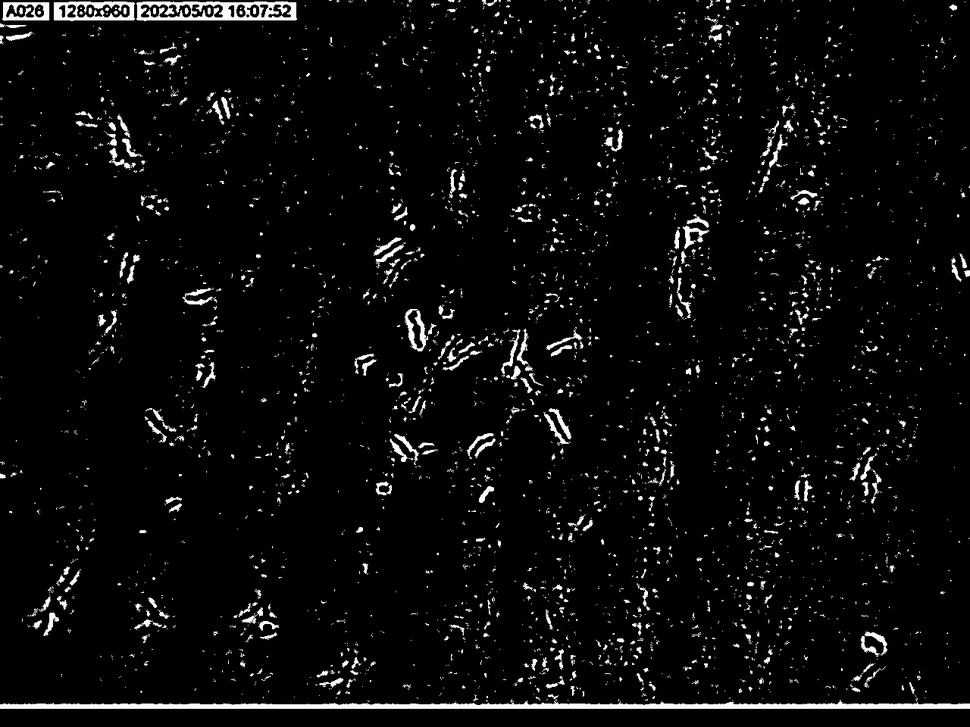
#> input picture rbl/group_task02/results/01 after_binary.jpg, 970 x 727 px, shrunk from 1280 x 960 before the run
$ python -i main.py   (imports and definitions only)
#> lines starting #> are read from the running program, lines starting #| are printed output that depends on the picture; after the words box and inside, x2 and y2 are one past the last pixel; in counts of white or black regions, pixels touching at a corner belong together
# Group 8 - Image Based Measurement

# Member:
# 10219084 Avima Haamesha
# 13319052 Enrico Zuriel
# 13319104 Mega Rizki Rachmannisa
# 13320003 Ananda Aikoo Mutiara K
# 13320086 Shalahudin Pasha H

import os
import cv2 as cv
import matplotlib.pyplot as plt
import numpy as np
import pandas as pd

dir_path = os.path.dirname(__file__)
im_dir = 'citra'        # INPUT THE IMAGE DIRECTORY !!!

def get_database_path():
    fnames = os.listdir( os.path.join(dir_path, im_dir) )
    path_db = []    # 2d matrix: n rows x 2 cols, contains before-after paths
    for i in range(0, len(fnames)-1, 2):
        path1 = os.path.join(dir_path, im_dir, fnames[i])
        path2 = os.path.join(dir_path, im_dir, fnames[i+1])
        path_db.append( [path1, path2] )
    return path_db

def build_histogram(im_single_channel, filename:str):
    hist = cv.calcHist([im_single_channel], [0], None, [256], [0, 256])
    fig, ax = plt.subplots()
    ax.plot(hist)
    ax.set_xlim([0, 256])
    fig.savefig( os.path.join(dir_path, f'{dir_path}/{filename}_histogram.jpg') )
    return fig

def process(file_path:str):
#> called with file_path = 'results/01 after_binary.jpg'
    filename = os.path.splitext(os.path.basename(file_path))[0]

    # process the image
    im_ori = cv.imread(file_path)
#> im_ori is the input picture: shape (727, 970, 3); min 0, max 255, mean 11.1
    im_gray = cv.cvtColor(im_ori, cv.COLOR_BGR2GRAY)
    im_blur = cv.GaussianBlur(im_gray, (7,7), 3)
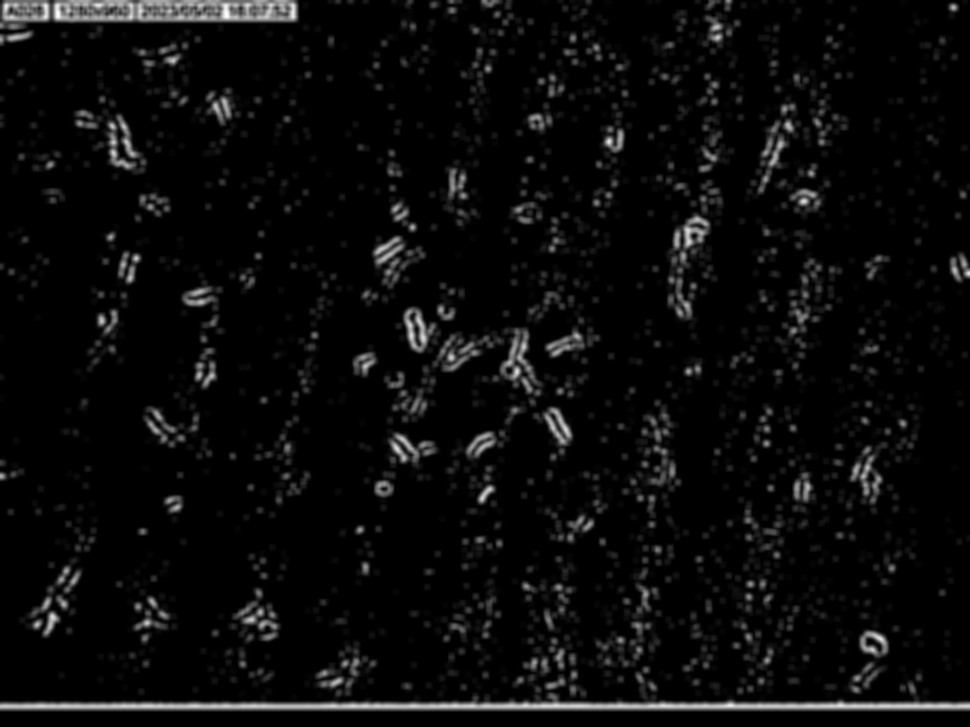
#> im_blur: shape (727, 970); min 0, max 254, mean 11.1
    im_binary = cv.adaptiveThreshold(im_blur, 255, cv.ADAPTIVE_THRESH_MEAN_C, cv.THRESH_BINARY_INV, 11, 2)
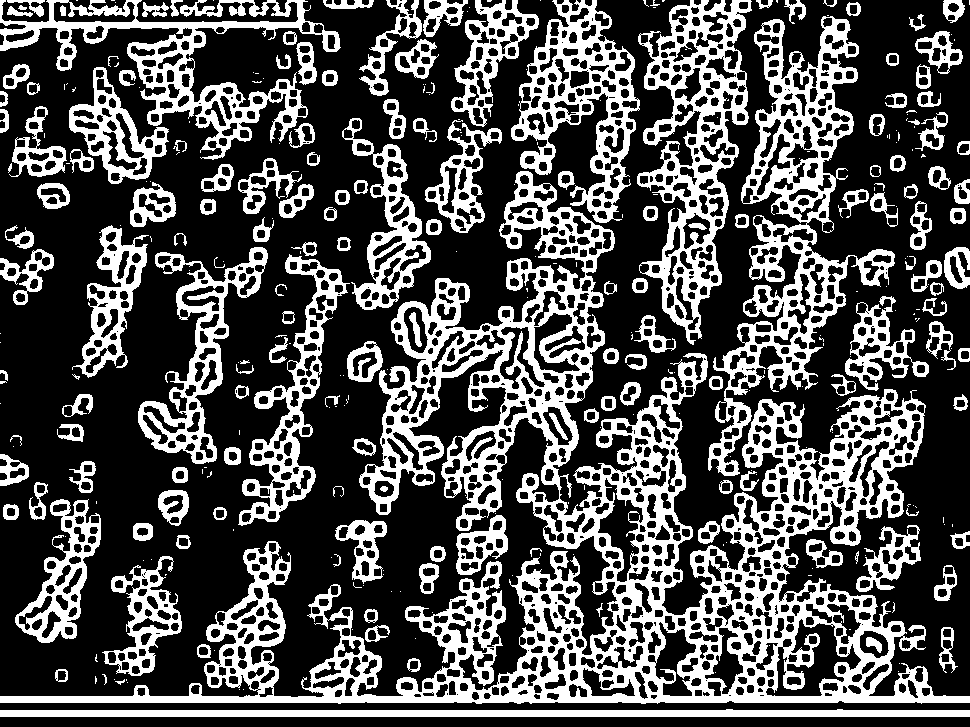
#> im_binary: shape (727, 970); 31.5% white; 342 white regions (180 under 20 px), largest, box (x1, y1, x2, y2) and area: (0, 171, 970, 704) 89014, (708, 16, 895, 476) 18396, (637, 0, 752, 345) 13128

    # make histogram
    # build_histogram(im_gray, filename + '_gray')
    # build_histogram(im_binary, filename + '_binary')

    # calculate the number of intensity: 0 n 255
    total_pixels = im_binary.shape[0] * im_binary.shape[1]      # h x w
#> total_pixels = 705190
    num_0_pixels = np.count_nonzero(im_binary == 0)
#> num_0_pixels = 482952
    percent_0_pixels = round(num_0_pixels/total_pixels*100, 3)
#> percent_0_pixels = 68.48
    num_255_pixels = np.count_nonzero(im_binary == 255)
#> num_255_pixels = 222238
    percent_255_pixels = round(num_255_pixels/total_pixels*100, 3)
#> percent_255_pixels = 31.52
    print( f'Percentage of 0 intensity: {percent_0_pixels}%' )
#| Percentage of 0 intensity: 68.485%
    print( f'Percentage of 255 intensity: {percent_255_pixels}%' )
#| Percentage of 255 intensity: 31.515%

    # save images
    # cv.imwrite(os.path.join(dir_path, f'results/{filename}_gray.jpg'), im_gray)
    cv.imwrite(os.path.join(dir_path, f'results/{filename}_binary.jpg'), im_binary)
    return percent_0_pixels, percent_255_pixels

def append_data_to_df(df, i, n1, n2):
    new_row = pd.DataFrame([ {
        'Dataset': i,
        'White before (%)': n1,
        'White after (%)': n2,
        'Diff': n2-n1
    } ])
    df = pd.concat([df, new_row], ignore_index=True)
    return df


# [18 lines not run here, left out]

>>> result = process('results/01 after_binary.jpg')
#> result = (68.48, 31.52)

$ run again, on rbl/group_task02/results/aiko after_binary.jpg
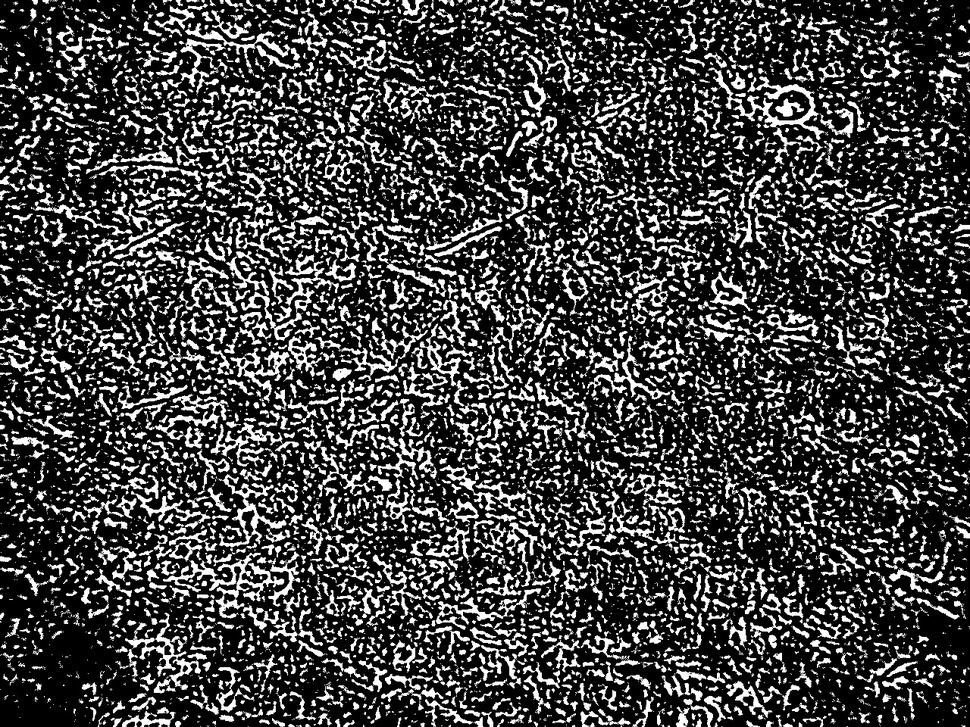
#> input picture rbl/group_task02/results/aiko after_binary.jpg, 970 x 727 px, shrunk from 1280 x 960 before the run
#> in process, im_ori is the input picture: shape (727, 970, 3); min 0, max 255, mean 66.3
#> in process, `im_blur = cv.GaussianBlur(im_gray, (7,7), 3)`:
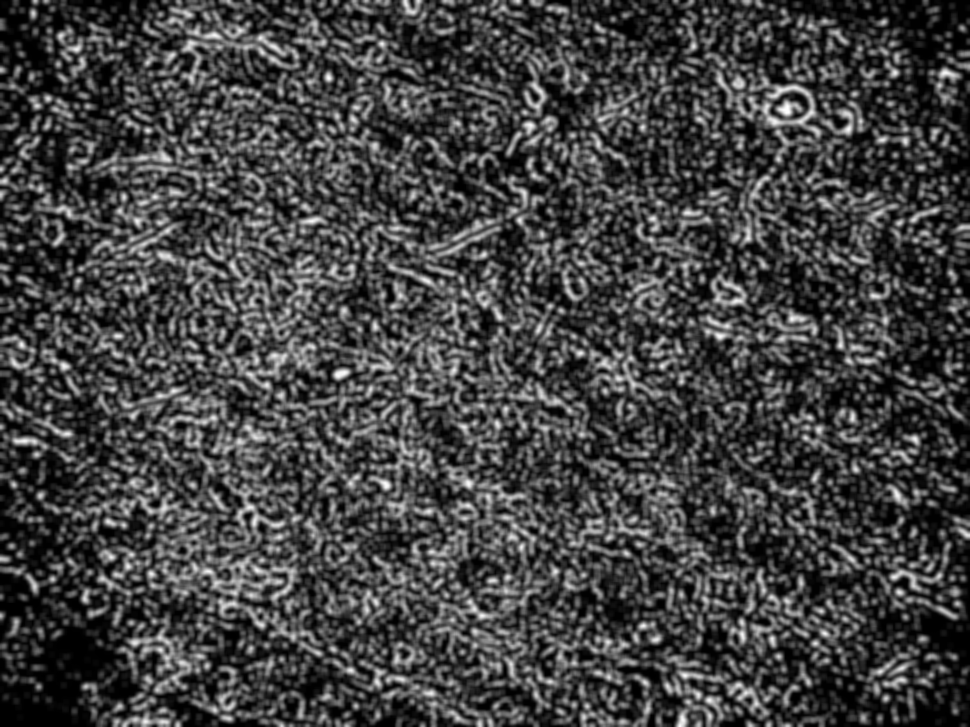
#> im_blur: shape (727, 970); min 0, max 254, mean 66.2
#> in process, `im_binary = cv.adaptiveThreshold(im_blur, 255, cv.ADAPTIVE_THRESH_MEAN..`:
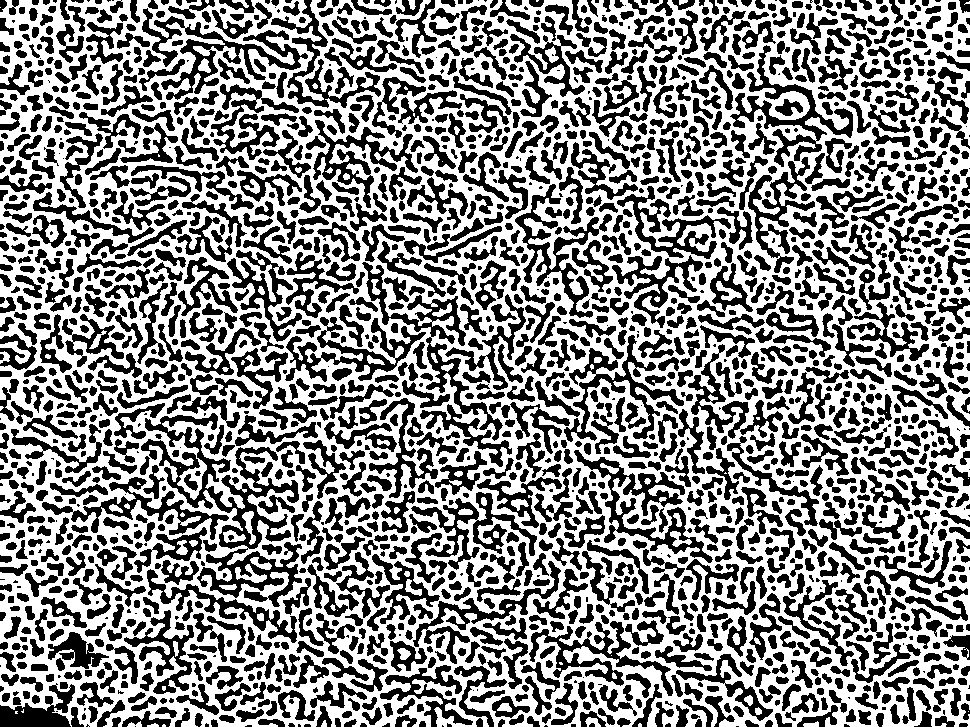
#> im_binary: shape (727, 970); 53.7% white; 2063 black regions (249 under 20 px), largest, box (x1, y1, x2, y2) and area: (141, 413, 302, 607) 7714, (142, 8, 308, 100) 3630, (574, 450, 713, 563) 3319
#> num_0_pixels = 326742
#> percent_0_pixels = 46.33
#> num_255_pixels = 378448
#> percent_255_pixels = 53.67
#| Percentage of 0 intensity: 46.334%
#| Percentage of 255 intensity: 53.666%
#> result = (46.33, 53.67)

$ run again, on rbl/group_task02/results/aiko before_binary.jpg
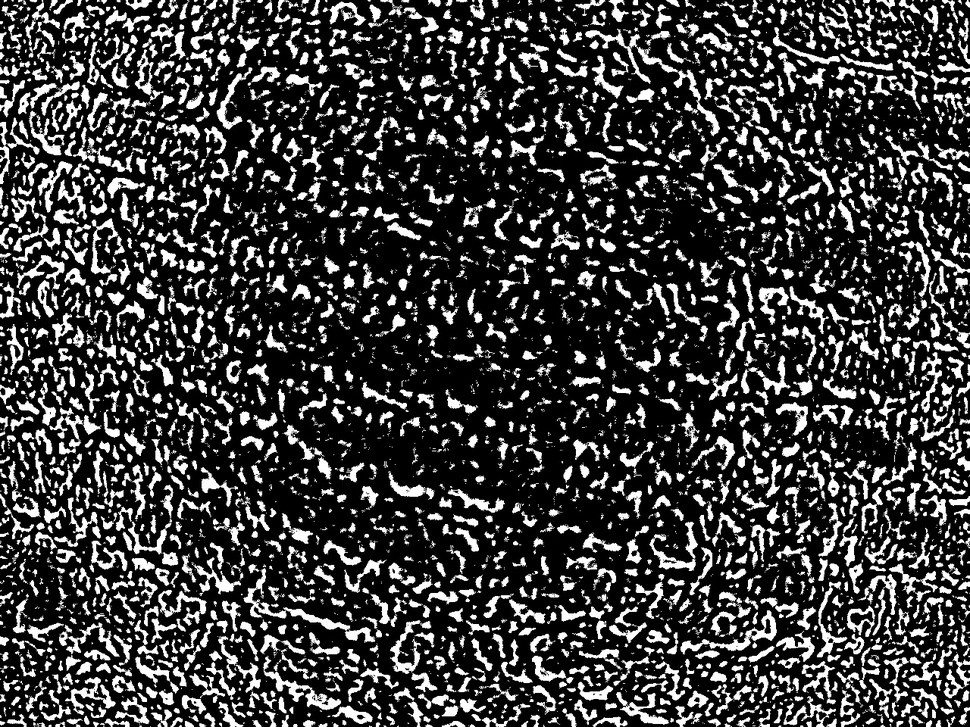
#> input picture rbl/group_task02/results/aiko before_binary.jpg, 970 x 727 px, shrunk from 1280 x 960 before the run
#> in process, im_ori is the input picture: shape (727, 970, 3); min 0, max 255, mean 61.6
#> in process, `im_blur = cv.GaussianBlur(im_gray, (7,7), 3)`:
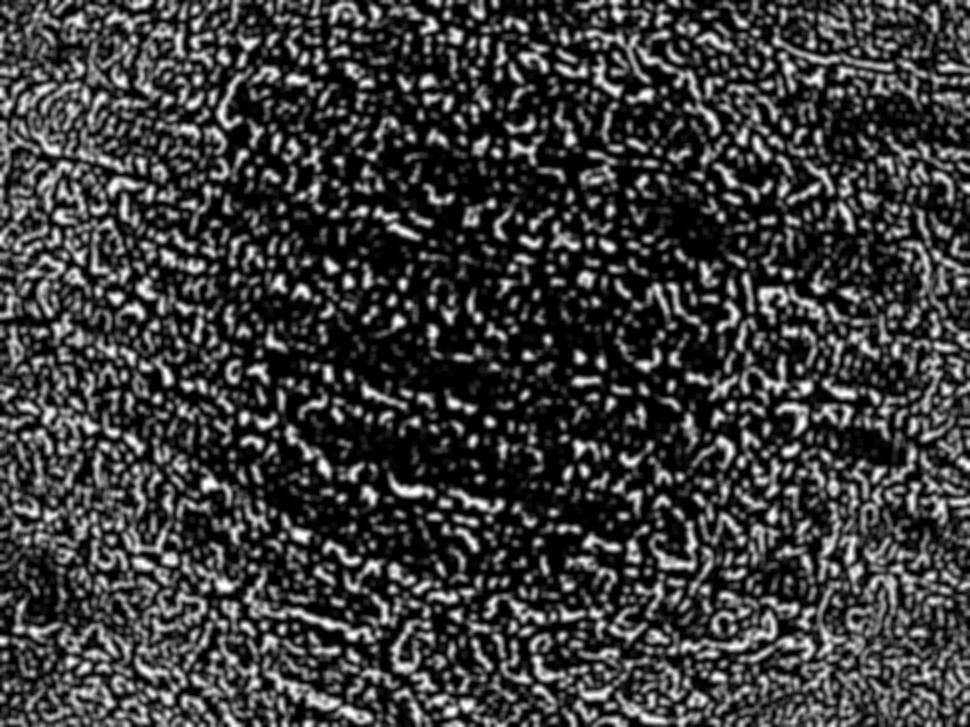
#> im_blur: shape (727, 970); min 0, max 254, mean 61.6
#> in process, `im_binary = cv.adaptiveThreshold(im_blur, 255, cv.ADAPTIVE_THRESH_MEAN..`:
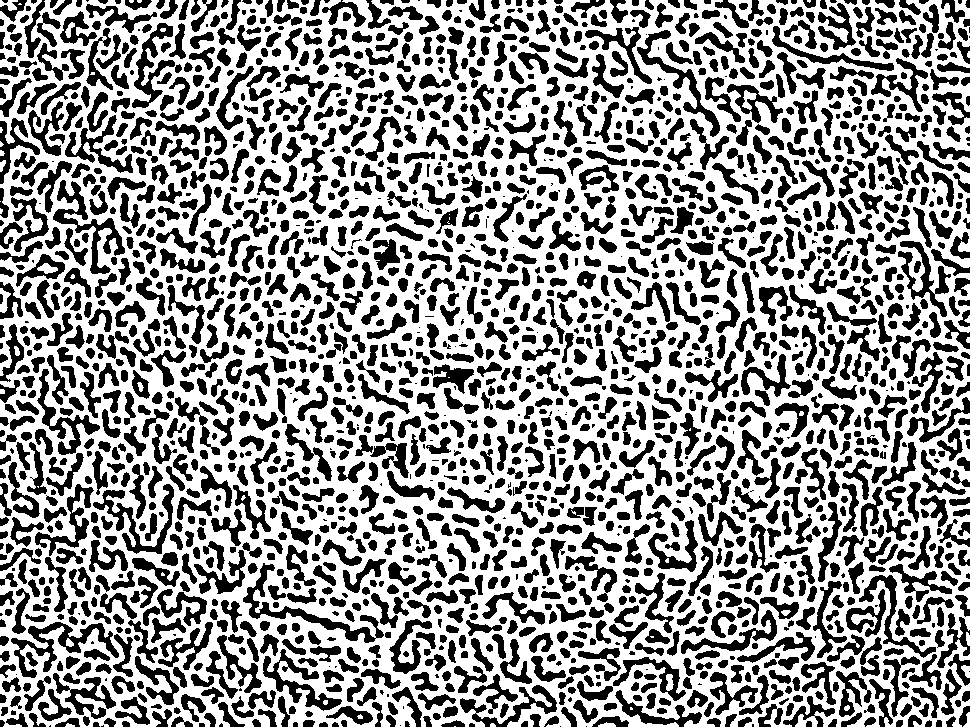
#> im_binary: shape (727, 970); 58.7% white; 2200 black regions (238 under 20 px), largest, box (x1, y1, x2, y2) and area: (11, 622, 119, 678) 1703, (243, 563, 384, 643) 1657, (53, 180, 125, 274) 1624
#> num_0_pixels = 291336
#> percent_0_pixels = 41.31
#> num_255_pixels = 413854
#> percent_255_pixels = 58.69
#| Percentage of 0 intensity: 41.313%
#| Percentage of 255 intensity: 58.687%
#> result = (41.31, 58.69)
